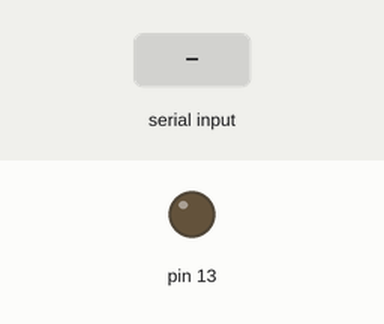
The sketch below on a simulated Arduino Uno, built with avr-gcc and run on an emulated ATmega328P. On the bench: output pins drawn as LEDs (lit = HIGH). The test bench sets the inputs (shaded band).

Above: at 1.2 s.
1.3 s: "s" received over Serial
At 2.0 s:
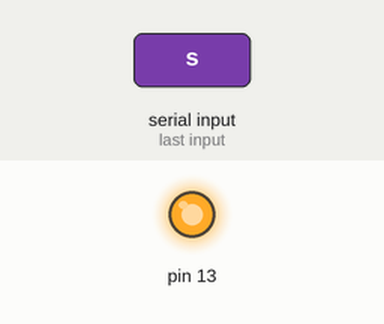
Timing chart, 0 to 12.8 s (numbered marks = the images above; inputs shaded):
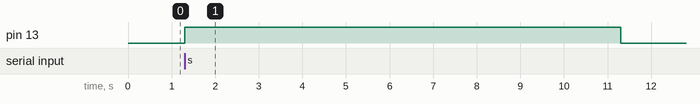

The sketch:

sketch_may06a.ino
```cpp
void setup() {
  // put your setup code here, to run once:
  pinMode (13, OUTPUT);
  digitalWrite(13,LOW);
  Serial.begin(9609);
}

void loop() {
  // put your main code here, to run repeatedly:
  if(Serial.available()>0)
  {
   if(Serial.read() == 's')
   {
    digitalWrite(13,HIGH);
    delay (10000);
   }
  }
  else
  {
    digitalWrite(13,LOW);
  }
}
```

Measured:
- after the input at 1.3 s, pin 13: LOW → HIGH at once, → LOW 10.0 s later
